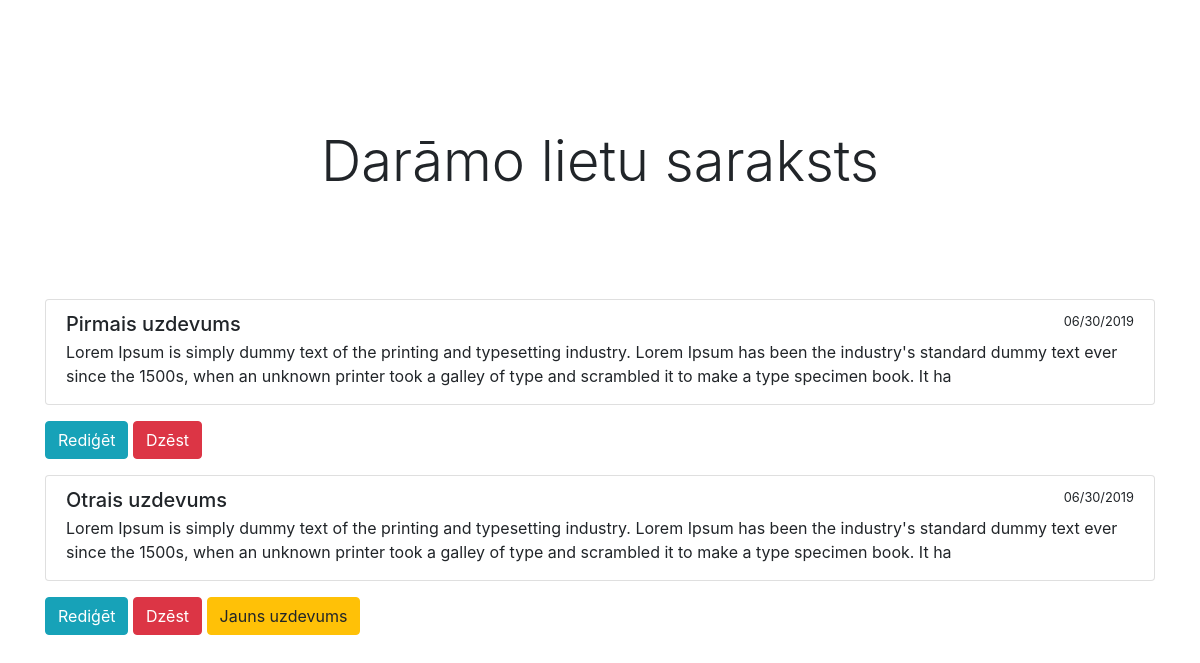
The page / on the database its author committed.
### tables this page shows
CREATE TABLE `posts` (
  `id` int(11) NOT NULL,
  `title` text NOT NULL,
  `body` varchar(255) NOT NULL,
  `date` text NOT NULL
);

### classes/Bootstrap.php (called while the page is built)
<?php
class Bootstrap{
    private $controller;
    private $action;
    private $request;
    public function __construct($request){
        $this->request = $request;
        if($this->request['controller'] == ""){
            $this->controller = 'home';
        } else {
            $this->controller = $this->request['controller'];
        }
        if($this->request['action'] == ""){
            $this->action = 'index';
        } else {
            $this->action = $this->request['action'];
        }
    }
    public function createController(){
        if(class_exists($this->controller)){
            $parents = class_parents($this->controller);
            if(in_array("Controller", $parents)){
                if(method_exists($this->controller, $this->action)) {
                    return new $this->controller($this->action, $this->request);
                } else {
                    echo "<h1>Method does not exist</h1>";
                    return;
                }
            } else {
                echo "<h1>Base controller not found</h1>";
                return;
            }
        } else {
            echo "<h1>Controller class does not exist</h1>";
            return;
        }
    }
}

### controllers/home.php (called while the page is built)
<?php
class Home extends Controller{
    protected function Index(){
        $viewmodel = new HomeModel();
        $this->ReturnView($viewmodel->Index(), true);
    }
}

### classes/Model.php (called while the page is built, shortened)
<?php
abstract class Model{
    protected $dbh;
    protected $stmt;
    public function __construct(){
        $this->dbh = new PDO("mysql:host=".DB_HOST.";dbname=".DB_NAME,DB_USER,DB_PASS);
    }
    public function query($query){
        $this->stmt = $this->dbh->prepare($query);
    }
    public function execute(){
        $this->stmt->execute();
    }
    public function resultSet(){
        $this->execute();
        return $this->stmt->fetchAll(PDO::FETCH_ASSOC);
    }
}

### models/home.php (called while the page is built)
<?php
class HomeModel extends Model{
    public function Index(){
        $this->query('SELECT * FROM posts');
        $rows = $this->resultSet();
        return $rows;
    }
}

### views/home/index.php (the view)
<h1 class="display-4 text-center mt-5">Darāmo lietu saraksts</h1>
<div class="container">
<?php foreach($viewmodel as $item) : ?>
			<div class="list-group mt-3">
  			<a class="list-group-item list-group-item-action">
    			<div class="d-flex w-100 justify-content-between">
      			<h5 class="mb-1"><?php echo $item['title']?></h5>
      			<small><?php echo $item['date']?></small>
    			</div>
    		<p class="mb-1"><?php echo $item['body']?></p>
  			</a>
			</div>
			<a href="<?php echo ROOT_URL.'actions/edit/'.$item['id'];?>" class="btn btn-info mt-3">Rediģēt</a>
			<a href="<?php echo ROOT_URL.'actions/delete/'.$item['id'];?>" class="btn btn-danger mt-3">Dzēst</a>
            <?php endforeach; ?>
		<a href="<?php echo ROOT_URL;?>actions/add" class="btn btn-warning mt-3">Jauns uzdevums</a>

### index.php (shortened to what this page needs)
<?php
require('classes/Bootstrap.php');
require('classes/Controller.php');
require('classes/Model.php');
require('controllers/home.php');
require('models/home.php');
$bootstrap = new bootstrap($_GET);
$controller = $bootstrap->createController();
if($controller){
    $controller->executeAction();
}

### classes/Controller.php (shortened to what this page needs)
<?php
abstract class Controller {
    protected $action;
    public function __construct($action, $request){
        $this->action = $action;
    }
    public function executeAction(){
        return $this->{$this->action}();
    }
    protected function returnView($viewmodel, $fullview){
        $view = 'views/'.get_class($this). '/' . $this->action.'.php';
        if($fullview){
            require('views/main.php');
        } else {
            require($view);
        }
    }
}

### views/main.php (shortened to what this page needs)
<!DOCTYPE html>
<html>
<head>
	<link rel="stylesheet" href="https://stackpath.bootstrapcdn.com/bootstrap/4.3.1/css/bootstrap.min.css"/>
	<link rel="stylesheet" type="text/css" href="<?php echo ROOT_URL ?>/assets/css/style.css">
	<link rel="stylesheet" href="https://cdnjs.cloudflare.com/ajax/libs/bootstrap-datepicker/1.5.0/css/bootstrap-datepicker3.min.css">
    <link rel="stylesheet" href="https://use.fontawesome.com/releases/v5.7.0/css/all.css">
</head>
    <main role="main" class="container">
    <div class="row justify-content-center mt-5">
      <?php
      require($view);
      ?>
    </div>
    </main>
</body>
</html>

### assets/css/style.css (style rules this page uses)
.container { align-items: center; margin-top: 5rem; }

### rows shown on the page
posts: title "Pirmais uzdevums", date "06/30/2019", body "Lorem Ipsum is simply dummy text of the printing and typesetting industry. Lorem Ipsum has been the industry's standard dummy text ever since the 1500s, when an unknown printer took a galley of type and scrambled it to make a type specimen book. It ha"
posts: title "Otrais uzdevums", date "06/30/2019", body "Lorem Ipsum is simply dummy text of the printing and typesetting industry. Lorem Ipsum has been the industry's standard dummy text ever since the 1500s, when an unknown printer took a galley of type and scrambled it to make a type specimen book. It ha"
